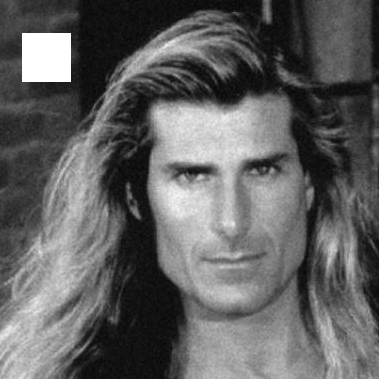
#> input picture HW 5 - Frequency Filtering/Spatial Filtering/input/testImage1.JPG, 379 x 379 px; its folder holds only this picture in this run
$ python spatialFiltering.py
#> lines starting #> are read from the running program, lines starting #| are printed output that depends on the picture
#> in openImage, returned value is the input picture: shape (379, 379); min 0, max 255, mean 96.9
# Mustafa Hussain
# Digital Image Processing with Dr. Anas Salah Eddin
# FL Poly, Spring 2015
#
# Homework 3: Spatial Filtering
#
# USAGE NOTES:
#
# Written in Python 2.7
#
# Please ensure that the script is running as the same directory as the images
# directory!

import cv2
import copy
#import matplotlib.pyplot as plt
import numpy
import math
#from skimage import exposure

INPUT_DIRECTORY = 'input/'
OUTPUT_DIRECTORY = 'output/'
IMAGE_FILE_EXTENSION = '.JPG'

MAX_INTENSITY = 255 # 8-bit images

def laplacianFilter(image):
  """Approximates the second derivative, bringing out edges.

  Referencing below zero wraps around, so top and left sides will be sharpened.

  We are not bothering with the right and bottom edges, because referencing
  above the image size results in a boundary error.
  """
  width, height = image.shape
#> width = 379; height = 379

  filteredImage = copy.deepcopy(image)
  originalImage = copy.deepcopy(image)

  # Avoid right, bottom edges.
  for i in range(width - 1):
    for j in range(height - 1):

      # Mask from homepages.inf.ed.ac.uk/rbf/HIPR2/log.htm
      total = 0.0
      total += -1 * float(image[i][j + 1])
      total += -1 * float(image[i - 1][j])
      total += 4 * float(image[i][j])
      total += -1 * float(image[i + 1][j])
      total += -1 * float(image[i][j - 1])

      filteredImage[i][j] = total / 9.0
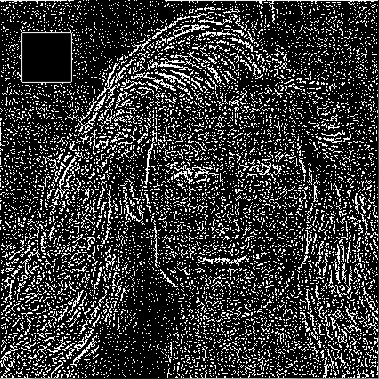
#> filteredImage: shape (379, 379); min 0, max 255, mean 53.4

  filteredImage = (filteredImage / numpy.max(filteredImage)) * MAX_INTENSITY
  return filteredImage

def saveImage(image, filename):
  """Saves the image in the output directory with the filename given.
  """
  cv2.imwrite(OUTPUT_DIRECTORY + filename + IMAGE_FILE_EXTENSION, image)

def openImage(fileName):
  """Opens the image in the input directory with the filename given.
  """
  return cv2.imread(INPUT_DIRECTORY + fileName + IMAGE_FILE_EXTENSION, 0)

# Input images
inputForSharpening = 'testImage1'

# Import image.
imageForSharpening = openImage(inputForSharpening)


print("Laplacian Filter...")

filtered = laplacianFilter(imageForSharpening)

saveImage(filtered, inputForSharpening + 'Laplace')


print("Done.")
